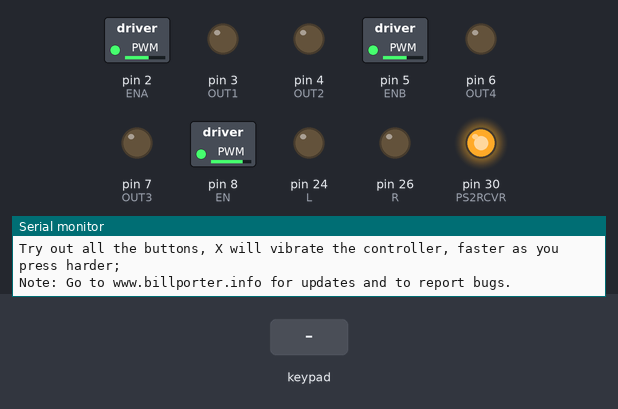
This sketch was run on a simulated Arduino Mega 2560, built with avr-gcc and run on an emulated ATmega2560. On the bench: switched loads named in the sketch (green lamp = pin HIGH), output pins drawn as LEDs (lit = HIGH), the last lines printed to the serial monitor. The test bench sets the inputs (shaded band).

Above: at 6.3 s.
6.4 s: key 'U' pressed
At 6.61 s:
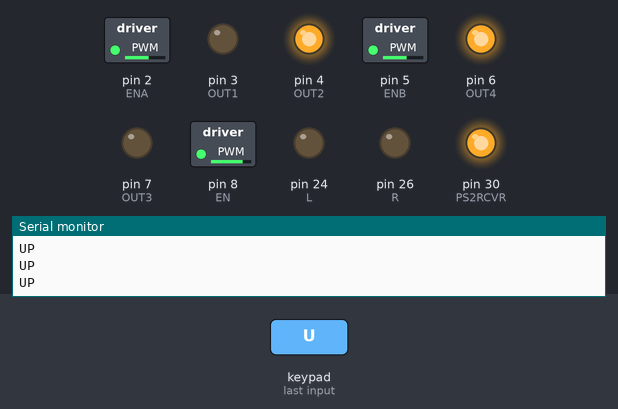
8.3 s: key 'D' pressed
At 8.5 s:
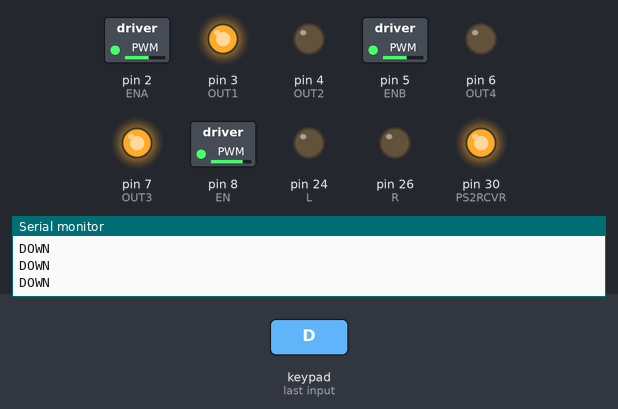
10.2 s: key 'L' pressed
At 10.41 s:
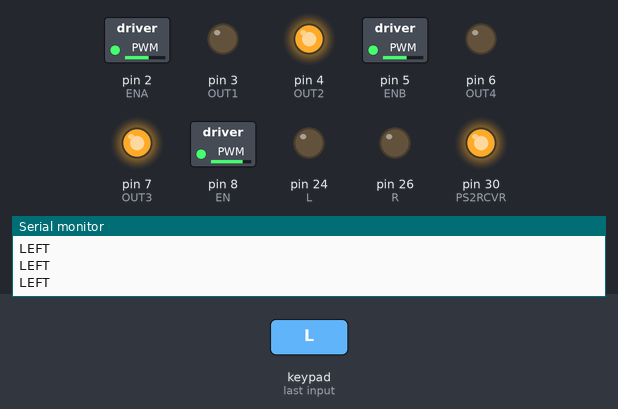
12.1 s: key 'R' pressed
At 12.3 s:
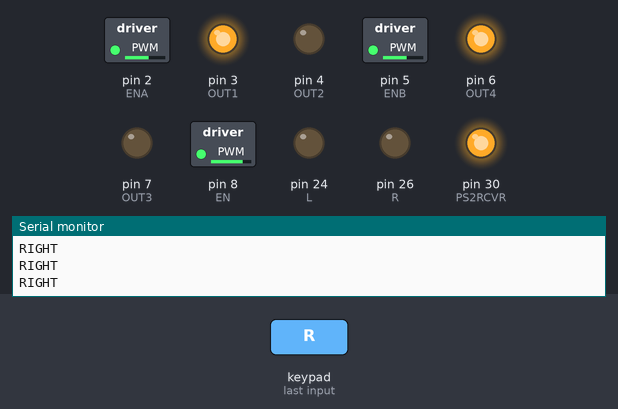
14.0 s: key 'O' pressed
At 14.21 s:
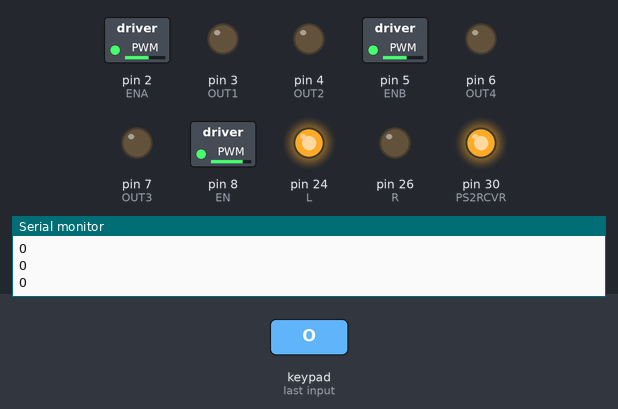
15.9 s: key 'S' pressed
At 16.1 s:
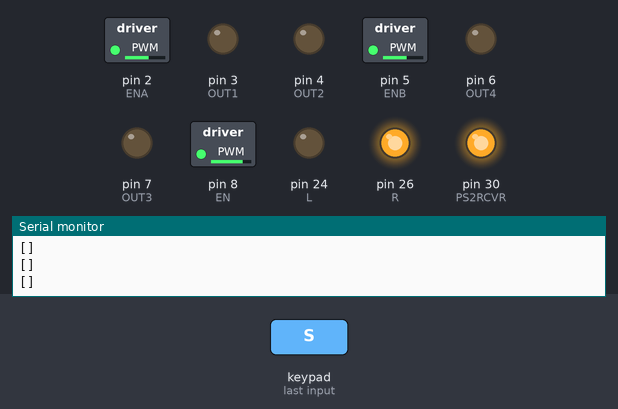
Timing chart, 0 to 18.8 s (numbered marks = the images above; inputs shaded):
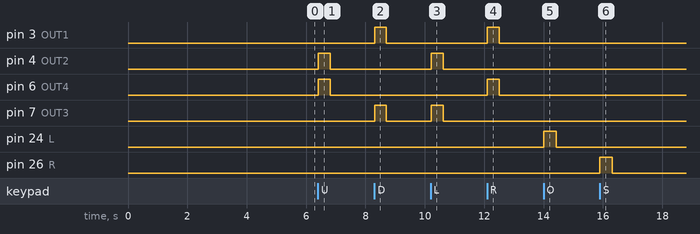

The sketch:

robotManualV1.ino
```cpp
#include <Arduino.h>
#include <PS2X_lib.h>  //for v1.6
#include <Servo.h>

int Time = 10;
int n = Time;
int Time2 = 65;
int n2 = Time2;

#define PS2RCVR 30
// left wheel
#define ENA 2
#define OUT1 3
#define OUT2 4

// right wheel
#define ENB 5
#define OUT3 7
#define OUT4 6

// left && right
#define EN 8
#define L 24
#define R 26


/******************************************************************
 * set pins connected to PS2 controller:
 *   - 1e column: original
 *   - 2e colmun: Stef?
 * replace pin numbers by the ones you use
 ******************************************************************/
#define PS2_DAT        13
#define PS2_CMD        11
#define PS2_SEL        10
#define PS2_CLK        12

/******************************************************************
 * select modes of PS2 controller:
 *   - pressures = analog reading of push-butttons
 *   - rumble    = motor rumbling
 * uncomment 1 of the lines for each mode selection
 ******************************************************************/

#define pressures   false
#define rumble      false

int pos;// variable to rotate the servo
int add;

PS2X ps2x; // create PS2 Controller Class

//right now, the library does NOT support hot pluggable controllers, meaning
//you must always either restart your Arduino after you connect the controller,
//or call config_gamepad(pins) again after connecting the controller.

int error = 0;
byte type = 0;
byte vibrate = 0;

void setup() {

  Serial.begin(57600);
  pinMode(PS2RCVR, OUTPUT);
  pinMode(OUT1, OUTPUT);
  pinMode(OUT2, OUTPUT);
  pinMode(OUT3, OUTPUT);
  pinMode(OUT4, OUTPUT);
  pinMode(ENA, OUTPUT);
  pinMode(ENB, OUTPUT);

  pinMode(L, OUTPUT);
  pinMode(R, OUTPUT);
  pinMode(EN, OUTPUT);

  analogWrite(ENA, 150);
  analogWrite(ENB, 150);
  analogWrite(EN, 200);

  digitalWrite(PS2RCVR, LOW);

  delay(100);

  digitalWrite(PS2RCVR, HIGH);

  delay(5000);  //added delay to give wireless ps2 module some time to startup, before configuring it

  //CHANGES for v1.6 HERE!!! **************PAY ATTENTION*************

  //setup pins and settings: GamePad(clock, command, attention, data, Pressures?, Rumble?) check for error
  error = ps2x.config_gamepad(PS2_CLK, PS2_CMD, PS2_SEL, PS2_DAT, pressures, rumble);

  if(error == 0){
    Serial.print("Found Controller, configured successful ");
    Serial.print("pressures = ");
  if (pressures)
    Serial.println("true ");
  else
    Serial.println("false");
  Serial.print("rumble = ");
  if (rumble)
    Serial.println("true)");
  else
    Serial.println("false");
    Serial.println("Try out all the buttons, X will vibrate the controller, faster as you press harder;");
    Serial.println("Note: Go to www.billporter.info for updates and to report bugs.");
  }
  else if(error == 1)
    Serial.println("No controller found, check wiring, see readme.txt to enable debug. visit www.billporter.info for troubleshooting tips");

  else if(error == 2)
    Serial.println("Controller found but not accepting commands. see readme.txt to enable debug. Visit www.billporter.info for troubleshooting tips");

  else if(error == 3)
    Serial.println("Controller refusing to enter Pressures mode, may not support it. ");


}

void loop() {

  /* You must Read Gamepad to get new values and set vibration values
     ps2x.read_gamepad(small motor on/off, larger motor strenght from 0-255)
     if you don't enable the rumble, use ps2x.read_gamepad(); with no values
     You should call this at least once a second
   */
  if(error == 1) //skip loop if no controller found
    return;

  ps2x.read_gamepad(false, vibrate); //read controller and set large motor to spin at 'vibrate' speed


    if(ps2x.Button(PSB_START)) {
        Serial.println("START");
    }

    if(ps2x.Button(PSB_SELECT)) {
        Serial.println("SELECT");
    }

    if(ps2x.Button(PSB_PAD_UP)) {
        Serial.println("UP");
        moveForward();
    }else if(ps2x.Button(PSB_PAD_DOWN)) {
        Serial.println("DOWN");
        moveBackward();
    }else if(ps2x.Button(PSB_PAD_LEFT)) {
        Serial.println("LEFT");
        turnLeft();
    }else if(ps2x.Button(PSB_PAD_RIGHT) ) {
        Serial.println("RIGHT");
        turnRight();

    }else if(ps2x.Button(PSB_SQUARE)) {
        Serial.println("[]");
        Left();
    }else if(ps2x.Button(PSB_CIRCLE)) {
        Serial.println("O");
        Right();

    }else{
      moveStop();
    }

//============================

  delay(15);

}


void turnLeft() {
  digitalWrite(OUT1, LOW);
  digitalWrite(OUT2, HIGH);

  digitalWrite(OUT3, HIGH);
  digitalWrite(OUT4, LOW);
}

void turnRight() {
  digitalWrite(OUT1, HIGH);
  digitalWrite(OUT2, LOW);

  digitalWrite(OUT3, LOW);
  digitalWrite(OUT4, HIGH);
}

void moveForward() {
  digitalWrite(OUT1, LOW);
  digitalWrite(OUT2, HIGH);

  digitalWrite(OUT3, LOW);
  digitalWrite(OUT4, HIGH);
}

void moveBackward() {
  digitalWrite(OUT1, HIGH);
  digitalWrite(OUT2, LOW);

  digitalWrite(OUT3, HIGH);
  digitalWrite(OUT4, LOW);
}

void moveStop() {
  digitalWrite(OUT1, LOW);
  digitalWrite(OUT2, LOW);

  digitalWrite(OUT3, LOW);
  digitalWrite(OUT4, LOW);

  digitalWrite(L, LOW);
  digitalWrite(R, LOW);
}

void Left() {
  digitalWrite(L, LOW);
  digitalWrite(R, HIGH);
}

void Right() {
  digitalWrite(L, HIGH);
  digitalWrite(R, LOW);
}
```

Measured:
- after the input at 6.4 s, pin 4 (OUT2), pin 6 (OUT4): LOW → HIGH at once, → LOW 0.42 s later
- after the input at 8.3 s, pin 3 (OUT1), pin 7 (OUT3): LOW → HIGH at once, → LOW 0.40 s later
- after the input at 10.2 s, pin 4 (OUT2), pin 7 (OUT3): LOW → HIGH at once, → LOW 0.40 s later
- after the input at 12.1 s, pin 3 (OUT1), pin 6 (OUT4): LOW → HIGH at once, → LOW 0.40 s later
- after the input at 14.0 s, pin 24 (L): LOW → HIGH at once, → LOW 0.41 s later
- after the input at 15.9 s, pin 26 (R): LOW → HIGH at once, → LOW 0.42 s later
